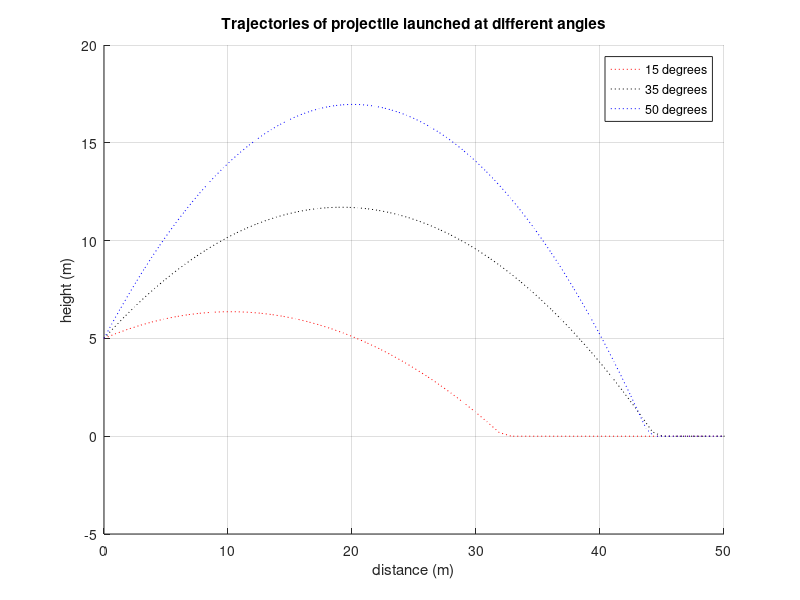

This chart was generated by the following MATLAB code:
%clear the workspace
clear all;
clc;

%assign initial variables
v_0 = 20;
y_0 = 5;
time = linspace(0, 5, 101);

%plot trajectories for different angles
x_15 = v_0*cosd(15)*time;
y_15 = -4.905*time.^2 + v_0*sind(15)*time + y_0;
y_15(y_15 < 0) = 0;
x_35 = v_0*cosd(35)*time;
y_35 = -4.905*time.^2 + v_0*sind(35)*time + y_0;
y_35(y_35 < 0) = 0;
x_50 = v_0*cosd(50)*time;
y_50 = -4.905*time.^2 + v_0*sind(50)*time + y_0;
y_50(y_50 < 0) = 0;

figure;
hold on;
plot(x_15, y_15, 'r:', 'DisplayName', '15 degrees');
plot(x_35, y_35, 'k:', 'DisplayName', '35 degrees');
plot(x_50, y_50, 'b:', 'DisplayName', '50 degrees');
grid on;
legend('show');
axis([0 50 -5 20]);
title('Trajectories of projectile launched at different angles');
xlabel('distance (m)');
ylabel('height (m)');
